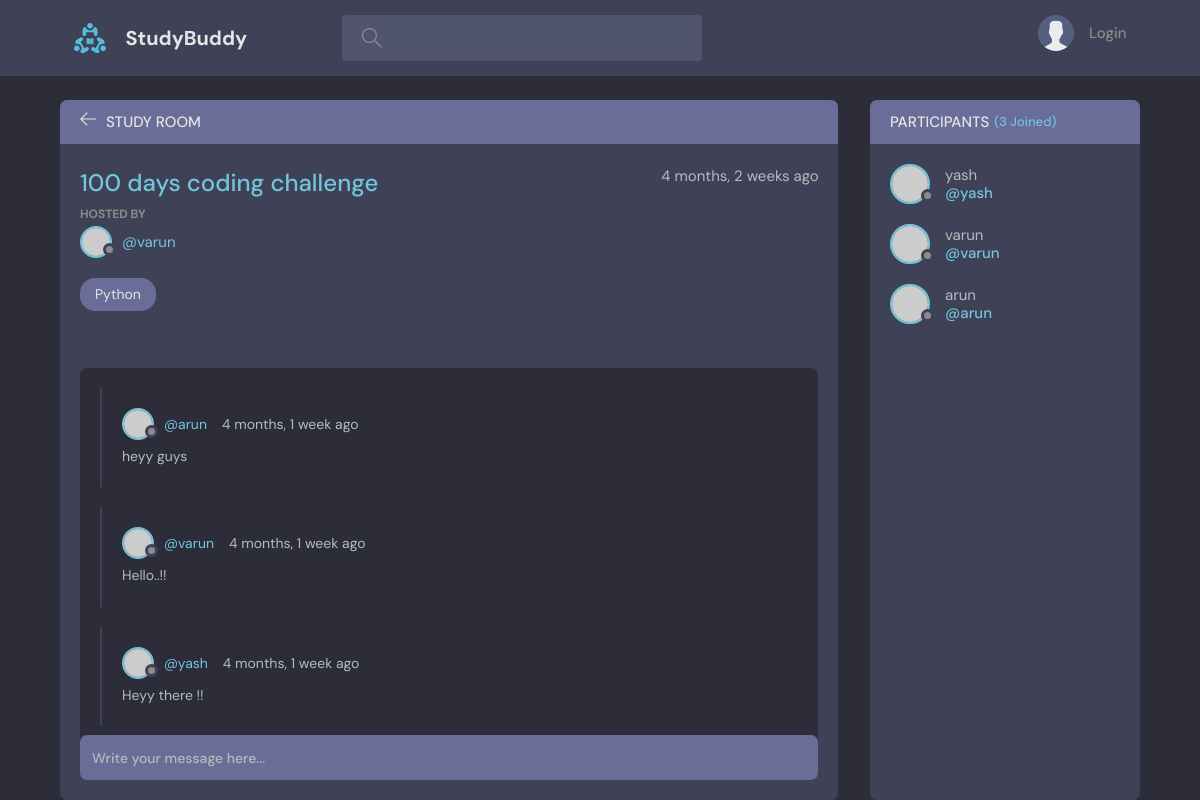
/room/1, run on the app's committed database.
### base/models.py (models this page shows, shortened)
class Room(models.Model):
    host = models.ForeignKey(User, on_delete=models.SET_NULL, null=True )
    topic = models.ForeignKey(Topic, on_delete=models.SET_NULL, null=True )
    name = models.CharField(max_length=200) #CharField is use for limited text
    desription = models.TextField(null=True, blank=True)  #textfield is used for large text; no need to specify the max len of text
    participants = models.ManyToManyField(User,related_name='participants',blank=True)
    updated = models.DateTimeField(auto_now=True)
    created = models.DateTimeField(auto_now_add=True)
    class Meta:
        ordering = ['-updated','-created'] #"-" is used to reverse the order to decending based on recently updated

class Topic(models.Model):
    name = models.CharField(max_length=200)
    def __str__(self):
        return self.name

class Messages(models.Model):
    user = models.ForeignKey(User, on_delete=models.CASCADE)
    room = models.ForeignKey(Room, on_delete=CASCADE)
    body = models.TextField()
    updated = models.DateTimeField(auto_now=True)
    created = models.DateTimeField(auto_now_add=True)
    class Meta:
        ordering = ['-updated','-created'] #"-" is used to reverse the order to decending based on recently updated

### base/views.py (the view, shortened to what this page needs)
# urls.py: path('room/<str:pk>', views.room, name='room') ,
def room(request,pk):
    room = Room.objects.get(id = pk)
    room_messages = room.messages_set.all().order_by('-created')
    participants = room.participants.all() #.all is used for many to many and _set.all() is used to many to one relationships
    context = {'room' : room, 'room_messages' : room_messages, 'participants': participants}
    return render(request, 'base/room.html', context)

### base/Templates/base/room.html (shortened to what this page needs)
{%extends 'main.html'%}
{%block content%}
    <main class="profile-page layout layout--2">
      <div class="container">
        <div class="room">
          <div class="room__top">
            <div class="room__topLeft">
              <a href="{% url 'home' %}">
                <svg version="1.1" xmlns="http://www.w3.org/2000/svg" width="32" height="32" viewBox="0 0 32 32">
                  <title>arrow-left</title>
                  <path
                    d="M13.723 2.286l-13.723 13.714 13.719 13.714 1.616-1.611-10.96-10.96h27.625v-2.286h-27.625l10.965-10.965-1.616-1.607z"
                  ></path>
                </svg>
              </a>
              <h3>Study Room</h3>
            </div>
          </div>
          <div class="room__box scroll">
            <div class="room__header scroll">
              <div class="room__info">
                <h3>{{room.name}}</h3>
                <span>{{room.created | timesince}} ago</span>
              </div>
              <div class="room__hosted">
                <p>Hosted By</p>
                <a href="{% url 'user_profile' room.host.id %}" class="room__author">
                  <div class="avatar avatar--small">
                    <img src="https://randomuser.me/api/portraits/men/37.jpg" />
                  </div>
                  <span>@{{room.host}}</span>
                </a>
              </div>
              <span class="room__topics">{{room.topic}}</span>
            </div>
            <div class="room__conversation">
              <div class="threads scroll">
                {% for message in room_messages %}
                <div class="thread">
                  <div class="thread__top">
                    <div class="thread__author">
                      <a href="{% url 'user_profile' message.user.id %}" class="thread__authorInfo">
                        <div class="avatar avatar--small">
                          <img src="https://randomuser.me/api/portraits/men/37.jpg" />
                        </div>
                        <span>@{{message.user}}</span>
                      </a>
                      <span class="thread__date">{{message.created | timesince}} ago</span>
                    </div>
                  </div>
                  <div class="thread__details">
                    {{message.body}}
                  </div>
                </div>
                {% endfor %}
              </div>
            </div>
          </div>
          <div class="room__message">
            <form action="" method="post">
              <input name="body" placeholder="Write your message here..." /></form>
          </div>
        </div>
        <div class="participants">
          <h3 class="participants__top">Participants <span>({{room.participants.all.count}} Joined)</span></h3>
          <div class="participants__list scroll">
            {% for participant in participants %}
            <a href="{% url 'user_profile' user.id %}" class="participant">
              <div class="avatar avatar--medium">
                <img src="https://randomuser.me/api/portraits/men/37.jpg" />
              </div>
              <p>
                {{participant.username}}
                <span>@{{participant.username}}</span>
              </p>
            </a>
            {% endfor %}
          </div>
        </div>
      </div>
    </main>
{% endblock content %}

### data on the page
Room: name "100 days coding challenge", created "4 months, 2 weeks", host "varun", topic "Python", participants.all.count "3"
Messages: user "arun", created "4 months, 1 week", body "heyy guys"
Messages: user "varun", created "4 months, 1 week", body "Hello..!!"
Messages: user "yash", created "4 months, 1 week", body "Heyy there !!"

### other printed values
{{ participant.username }} "yash"
{{ participant.username }} "varun"
{{ participant.username }} "arun"
